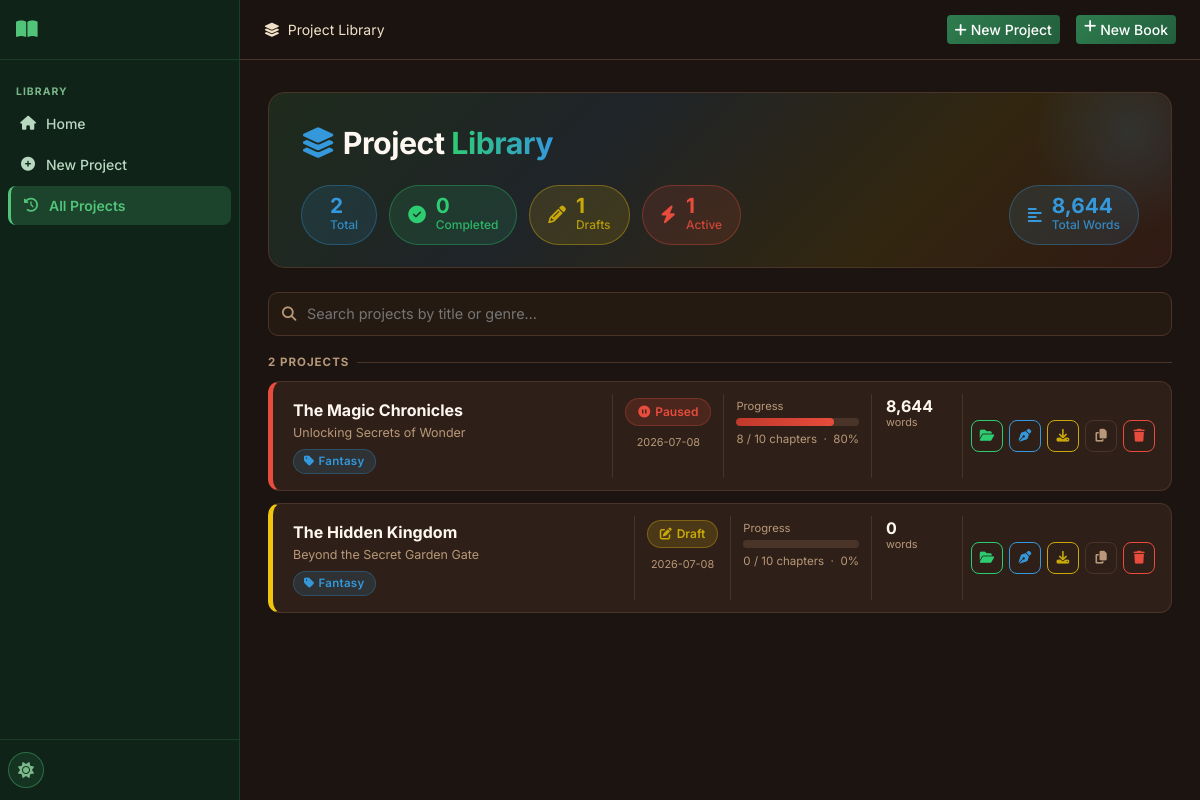
The app's page /history with its own data.
### tables this page shows
CREATE TABLE projects (
    id INTEGER PRIMARY KEY AUTOINCREMENT,
    title TEXT NOT NULL,
    subtitle TEXT DEFAULT '',
    genre TEXT DEFAULT 'Fantasy',
    audience TEXT DEFAULT 'Adult',
    description TEXT DEFAULT '',
    language TEXT DEFAULT 'English',
    story_type TEXT DEFAULT 'Novel',
    writing_style TEXT DEFAULT 'Descriptive',
    point_of_view TEXT DEFAULT 'Third Person Limited',
    tense TEXT DEFAULT 'Past',
    tone TEXT DEFAULT 'Adventurous',
    num_chapters INTEGER DEFAULT 10,
    words_per_chapter INTEGER DEFAULT 2000,
    creativity_level TEXT DEFAULT 'balanced',
    temperature REAL DEFAULT 0.7,
    top_p REAL DEFAULT 0.9,
    max_tokens INTEGER DEFAULT 4096,
    status TEXT DEFAULT 'draft',
    current_chapter INTEGER DEFAULT 0,
    total_words INTEGER DEFAULT 0,
    cover_prompt TEXT DEFAULT '',
    include_images INTEGER DEFAULT 0,
    images_per_chapter INTEGER DEFAULT 1,
    image_style TEXT DEFAULT 'Realistic',
    created_at TIMESTAMP DEFAULT CURRENT_TIMESTAMP,
    updated_at TIMESTAMP DEFAULT CURRENT_TIMESTAMP
);

### routes/main.py (the view)
@bp.route('/history')
def history():
    db = get_db()
    projects = db.execute('SELECT * FROM projects ORDER BY updated_at DESC').fetchall()
    return render_template('history.html', projects=projects)

### database/__init__.py (called while the page is built)
def get_db():
    if 'db' not in g:
        db_path = current_app.config['DATABASE']
        os.makedirs(os.path.dirname(db_path), exist_ok=True)
        g.db = sqlite3.connect(db_path)
        g.db.row_factory = sqlite3.Row
        g.db.execute('PRAGMA foreign_keys = ON')
        g.db.execute('PRAGMA journal_mode = WAL')
    return g.db

### utils/helpers.py (called while the page is built)
def get_setting(db, key, default=''):
    row = db.execute('SELECT value FROM settings WHERE key = ?', (key,)).fetchone()
    return row['value'] if row else default

### templates/history.html (shortened to what this page needs)
{% extends "base.html" %}
{% block breadcrumb %}<i class="fas fa-layer-group me-2"></i>Project Library{% endblock %}
{% block topnav_actions %}
<a href="{{ url_for('projects.new_project') }}" class="btn btn-primary btn-sm me-2">
  <i class="fas fa-plus me-1"></i>New Project
</a>
{% endblock %}
{% block content %}
{% set total     = projects | length %}
{% set completed = projects | selectattr('status', 'equalto', 'completed') | list | length %}
{% set drafts    = projects | selectattr('status', 'equalto', 'draft')     | list | length %}
{% set active    = projects | rejectattr('status', 'in', ['completed','draft']) | list | length %}
{% set total_words = projects | sum(attribute='total_words') %}
<div class="lib-hero">
  <div class="lib-hero-title"><i class="fas fa-layer-group me-2" style="color:var(--hl-blue)"></i>Project <span>Library</span></div>
  <div class="stat-pills">
    <div class="stat-pill sp-blue">
      <div><div class="sp-num">{{ total }}</div><div class="sp-label">Total</div></div>
    </div>
    <div class="stat-pill sp-green">
      <i class="fas fa-check-circle" style="font-size:1.1rem"></i>
      <div><div class="sp-num">{{ completed }}</div><div class="sp-label">Completed</div></div>
    </div>
    <div class="stat-pill sp-lemon">
      <i class="fas fa-pencil-alt" style="font-size:1.1rem"></i>
      <div><div class="sp-num">{{ drafts }}</div><div class="sp-label">Drafts</div></div>
    </div>
    <div class="stat-pill sp-red">
      <i class="fas fa-bolt" style="font-size:1.1rem"></i>
      <div><div class="sp-num">{{ active }}</div><div class="sp-label">Active</div></div>
    </div>
    <div class="stat-pill sp-blue" style="margin-left:auto">
      <i class="fas fa-align-left" style="font-size:1rem"></i>
      <div><div class="sp-num">{{ '{:,}'.format(total_words) }}</div><div class="sp-label">Total Words</div></div>
    </div>
  </div>
</div>
{% if projects %}
<div class="lib-search-wrap">
  <i class="fas fa-search"></i>
  <input class="lib-search" id="libSearch" type="text" placeholder="Search projects by title or genre…" oninput="filterCards()">
</div>
<div class="lib-section-label">{{ total }} Project{{ 's' if total != 1 }}</div>
<div class="project-cards" id="projectCards">
  {% for p in projects %}
  {% set pct = (p.current_chapter / p.num_chapters * 100) | int if p.num_chapters else 0 %}
  {% set sc = 'sc-' + p.status if p.status in ['completed','draft','generating','paused'] else 'sc-default' %}
  {% set pb = 'pb-' + p.status if p.status in ['completed','draft','generating','paused'] else 'pb-default' %}
  <div class="pcard status-{{ p.status }}" data-title="{{ p.title | lower }}" data-genre="{{ p.genre | lower }}">
    <div class="pcard-main">
      <div class="pcard-title">{{ p.title }}</div>
      {% if p.subtitle %}<div class="pcard-subtitle">{{ p.subtitle }}</div>{% endif %}
      <div class="genre-chip"><i class="fas fa-tag me-1"></i>{{ p.genre }}</div>
    </div>
    <div class="pcard-meta">
      <span class="status-chip {{ sc }}">
        {% if p.status == 'completed' %}<i class="fas fa-check-circle"></i>
        {% elif p.status == 'generating' %}<i class="fas fa-spinner fa-spin"></i>
        {% elif p.status == 'paused' %}<i class="fas fa-pause-circle"></i>
        {% else %}<i class="fas fa-edit"></i>{% endif %}
        {{ p.status | title }}
      </span>
      <div class="stat-unit mt-1">{{ p.updated_at[:10] }}</div>
    </div>
    <div class="pcard-prog">
      <div class="lib-prog-label">Progress</div>
      <div class="lib-progress">
        <div class="lib-progress-bar {{ pb }}" style="width:{{ pct }}%"></div>
      </div>
      <div class="lib-pct">{{ p.current_chapter }} / {{ p.num_chapters }} chapters &nbsp;·&nbsp; {{ pct }}%</div>
    </div>
    <div class="pcard-stats">
      <div>
        <div class="stat-num">{{ '{:,}'.format(p.total_words) }}</div>
        <div class="stat-unit">words</div>
      </div>
    </div>
    <div class="pcard-acts">
      <a href="{{ url_for('projects.project_detail', project_id=p.id) }}" class="act-btn act-green" title="Open project">
        <i class="fas fa-folder-open"></i>
      </a>
      <a href="{{ url_for('editor.editor_page', project_id=p.id) }}" class="act-btn act-blue" title="Open editor">
        <i class="fas fa-pen-nib"></i>
      </a>
      <a href="{{ url_for('exports.export_page', project_id=p.id) }}" class="act-btn act-lemon" title="Export">
        <i class="fas fa-download"></i>
      </a>
      <form method="POST" action="{{ url_for('projects.duplicate_project', project_id=p.id) }}" style="display:inline">
        <button type="submit" class="act-btn act-neutral" title="Duplicate">
          <i class="fas fa-copy"></i>
        </button>
      </form>
      <button class="act-btn act-red" onclick="confirmDelete({{ p.id }}, '{{ p.title | e }}')" title="Delete">
        <i class="fas fa-trash"></i>
      </button>
    </div>
  </div>
  {% endfor %}
</div>
{% endif %}
{% endblock %}

### static/css/style.css (style rules this page uses)
:root { --primary: #2e7d4f; --primary-hover: #235e3c; --primary-light: rgba(46, 125, 79, 0.15); --secondary: #c0392b; --secondary-light: rgba(192, 57, 43, 0.15); --accent: #2471a3; --accent-light: rgba(36, 113, 163, 0.15); --warning-color: #c9920a; --warning-light: rgba(201, 146, 10, 0.15); --brown: #795548; --brown-light: #a1887f; --success: #27ae60; --warning: #c9920a; --danger: #c0392b; --info: #2471a3; --sidebar-width: 240px; --topnav-height: 60px; --border-radius: 12px; --border-radius-sm: 8px; --transition: 0.2s ease; }
[data-theme="dark"] { --bg: #1c1410; --bg-secondary: #251a12; --bg-card: #2e2018; --bg-card-hover: #3a2820; --bg-input: #251a12; --border-color: #4a3428; --text: #f0e0c8; --text-muted: #b89878; --text-heading: #fff8f0; --sidebar-bg: #0f2318; --topnav-bg: rgba(28, 20, 16, 0.96); --scrollbar-track: #251a12; --scrollbar-thumb: #4a3428; --bs-body-bg: #1c1410; --bs-body-color: #f0e0c8; --bs-card-bg: #2e2018; --bs-card-border-color: #4a3428; --bs-border-color: #4a3428; --bs-modal-bg: #2e2018; --bs-modal-border-color: #4a3428; --bs-dropdown-bg: #2e2018; --bs-dropdown-border-color: #4a3428; --bs-dropdown-link-color: #f0e0c8; --bs-dropdown-link-hover-bg: #3a2820; --bs-tertiary-bg: #251a12; --bs-secondary-bg: #251a12; --bs-body-color-rgb: 240, 224, 200; --bs-body-bg-rgb: 28, 20, 16; --bs-table-color: #f0e0c8; --bs-table-bg: transparent; --bs-table-hover-color: #f0e0c8; --bs-table-hover-bg: rgba(255,255,255,0.05); --bs-table-striped-color: #f0e0c8; --bs-table-striped-bg: rgba(255,255,255,0.03); --bs-table-active-color: #f0e0c8; --bs-table-active-bg: rgba(255,255,255,0.07); --bs-table-border-color: #4a3428; }
*, *::before, *::after { box-sizing: border-box; }
html { scroll-behavior: smooth; }
body { font-family: 'Inter', -apple-system, BlinkMacSystemFont, sans-serif; background: var(--bg); color: var(--text); min-height: 100vh; display: flex; overflow-x: hidden; transition: background var(--transition), color var(--transition); }
a { color: var(--primary); }
.status-draft { background: rgba(141,110,99,0.2); color: #bcaaa4; }
.status-paused, .status-pausing { background: rgba(201,146,10,0.2); color: #e0a800; }
.btn-primary { background: linear-gradient(135deg, #2e7d4f, #235e3c); border: none; color: #fff; font-weight: 500; }

### records on screen
projects: title "The Magic Chronicles", subtitle "Unlocking Secrets of Wonder", genre "Fantasy", status "Paused", updated_at "2026-07-08", current_chapter "8", num_chapters "10", pct "80", total_words "8,644"
projects: title "The Hidden Kingdom", subtitle "Beyond the Secret Garden Gate", genre "Fantasy", status "Draft", updated_at "2026-07-08", current_chapter "0", num_chapters "10", pct "0", total_words "0"

### other values on screen
{{ total }} "2"
{{ completed }} "0"
{{ drafts }} "1"
{{ active }} "1"
{{ '{:,}'.format(total_words) }} "8,644"
{{ 's' if total != 1 }} "S"
